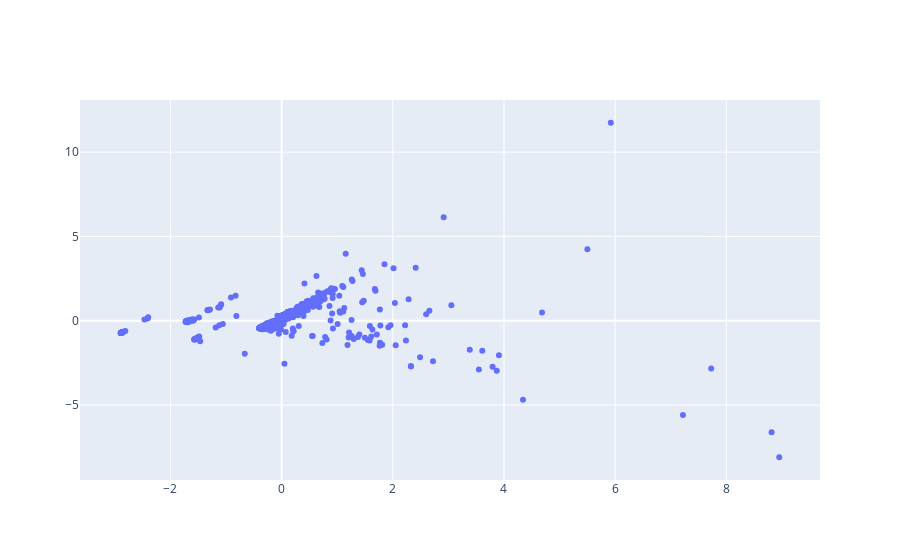

This figure's notebook cell:
### Code cell
fig = go.Figure(go.Scatter(x=x, y=y, mode="markers"))
fig.show()

### Figure 1 — Plotly figure (JSON) as saved in the notebook; plotly's stock layout.template omitted (floating-point values rounded to 4 significant figures; data arrays with more than 128 entries replaced by an {"elided": "..."} marker saying what was removed)
{"data": [{"mode": "markers", "type": "scatter", "x": {"elided": "593 float values"}, "y": {"elided": "593 float values"}}], "layout": {"autosize": true, "xaxis": {"autorange": true, "range": [-3.594, 9.651], "type": "linear"}, "yaxis": {"autorange": true, "range": [-9.542, 13.19], "type": "linear"}}}
